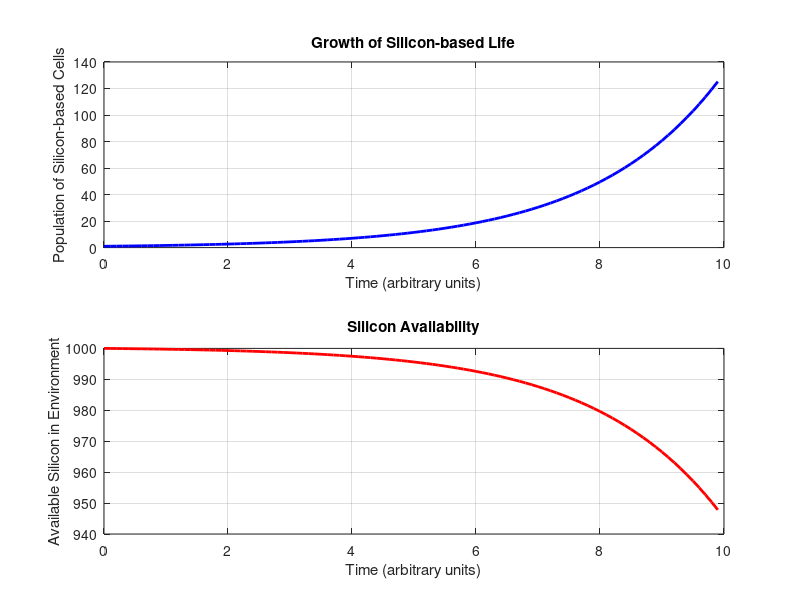

Recreate this plot in MATLAB.


% Non-Carbon Based Life Simulation - Hypothetical Silicon Life
clc;
clear;
close all;

% Simulation Parameters
time_steps = 100; % Total time steps for simulation
dt = 0.1; % Time increment
initial_cells = 1; % Initial number of silicon-based cells
max_capacity = 1000; % Environment's silicon capacity
growth_rate = 0.05; % Growth rate per time step
metabolic_rate = 0.02; % Metabolic consumption rate of silicon

% Initialize arrays to hold data
time = zeros(1, time_steps);
population = zeros(1, time_steps);
environment_silicon = zeros(1, time_steps);

% Initial conditions
population(1) = initial_cells;
environment_silicon(1) = max_capacity; % Start with maximum silicon available

% Simulation Loop
for t = 2:time_steps
    % Record the time
    time(t) = (t-1)*dt;

    % Cells try to grow based on available silicon
    growth_potential = min(growth_rate * population(t-1), environment_silicon(t-1));
    
    % Update population
    population(t) = population(t-1) + growth_potential; 
    
    % Ensure population does not exceed the max silicon capacity for growth
    if environment_silicon(t-1) <= 0
        population(t) = population(t-1); % No growth if silicon is depleted
    end
    
    % Simulate silicon consumption for metabolism
    consumed_silicon = min(metabolic_rate * population(t), environment_silicon(t-1));
    environment_silicon(t) = environment_silicon(t-1) - consumed_silicon;  % Silicon consumed by the cells

    % Check if silicon is depleted and if cells can survive
    if environment_silicon(t) < 0
        environment_silicon(t) = 0; % Silicon cannot go below zero
    end
end

% Plotting the results
figure;
subplot(2,1,1);
plot(time, population, '-b', 'LineWidth', 2);
xlabel('Time (arbitrary units)');
ylabel('Population of Silicon-based Cells');
title('Growth of Silicon-based Life');
grid on;

subplot(2,1,2);
plot(time, environment_silicon, '-r', 'LineWidth', 2);
xlabel('Time (arbitrary units)');
ylabel('Available Silicon in Environment');
title('Silicon Availability');
grid on;

disp('Final Population:');
disp(population(end));
disp('Final Silicon in Environment:');
disp(environment_silicon(end));
